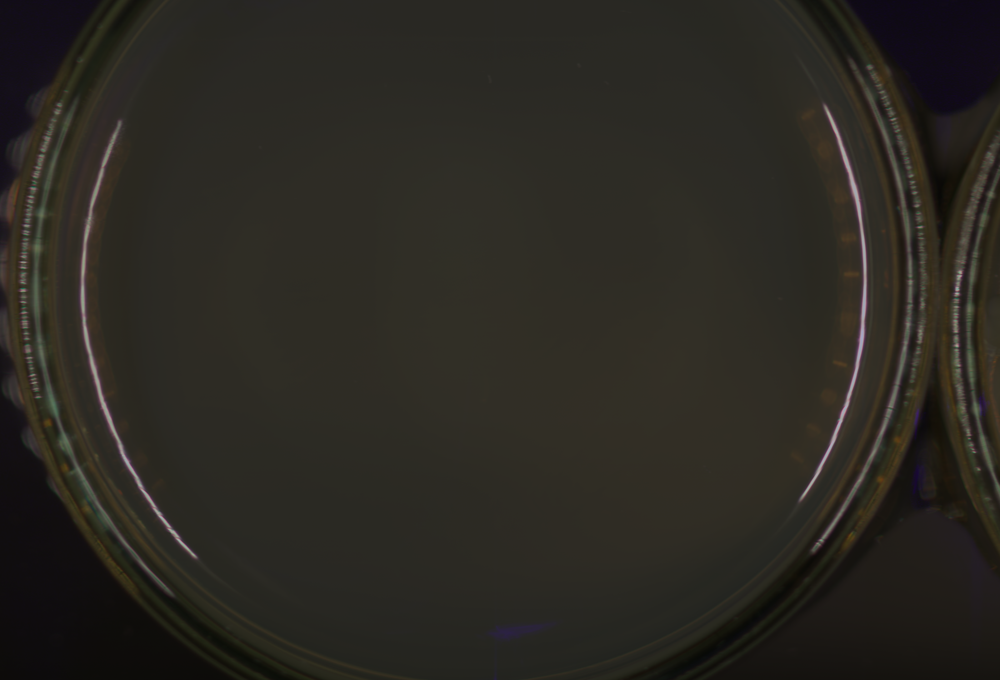
#> input picture Podatki/ris2026-krog1-ucni/1a8211e8.png, 1000 x 680 px, shrunk from 1800 x 1224 before the run
$ python img_proccessing.py   (older library calls are emulated)
#> lines starting #> are read from the running program, lines starting #| are printed output that depends on the picture; after the words box and inside, x2 and y2 are one past the last pixel; in counts of white or black regions, pixels touching at a corner belong together
import numpy as np
import os
from PIL import Image
import csv
import cv2
import matplotlib.pyplot as plt

bacterias = ["AO", "Ecoli", "Efae", "Kaer", "Kpne", "Paer", "Saur", "Sepi", "Spyo"]
png_name = "1a8211e8.png"
png_name2 = "1ee5693e.png"
def png_path(png_name): return os.getcwd() + "/Podatki/ris2026-krog1-ucni/" + png_name

matrix_dim = np.array(Image.open(png_path(png_name))).shape
#> matrix_dim = (680, 1000, 3)

# Loči sliko in vrsto bakterije iz ucni_set.csv in vrne seznam slik, ki pripadejo določeni bakteriji.
def separate():
    with open(os.getcwd() + "/Podatki/ucni_set.csv", "r") as f:
        csv_read = csv.reader(f)
        csv_list = list(csv_read)
    sep = {}
    for pic, virus in csv_list:
        if virus not in sep:
            sep[virus] = []
        sep[virus].append(pic)
    return sep

# Vrne povprečje vseh slik, ki pripada bakteriji "kind".
def avg_bacteria(kind):
    bacteria = separate()[kind]
    bacteria_img = np.zeros(shape=matrix_dim)

    for v in bacteria:
        img = Image.open(png_path(v))
        img_array = (1/255)*np.array(img) # normalize for stability
        bacteria_img = bacteria_img + img_array

    return (1/len(bacteria)) * bacteria_img


def norm(A, B):
    return np.linalg.norm(A - B)

def classify(image):
    image_matrix = (1/255)*np.array(Image.open(png_path(image)))
    averages = {kind : norm(avg_bacteria(kind), image_matrix) for kind in bacterias}
    return min(averages, key=averages.get)

#print(classify(png_name2))

def find_border(image, threshold = 30):
#> called with image = 'Podatki/ris2026-krog1-ucni/1ee5693e.png', threshold = 10
    img = cv2.imread(str(image))
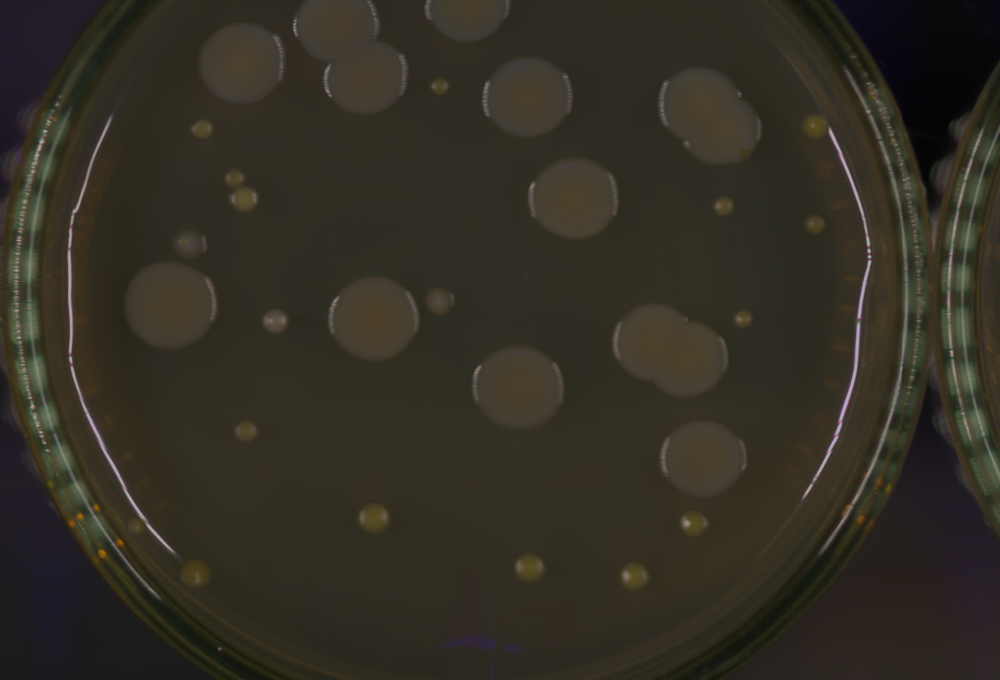
#> input picture Podatki/ris2026-krog1-ucni/1ee5693e.png, 1000 x 680 px, shrunk from 1800 x 1224 before the run
#> img is the input picture: shape (680, 1000, 3); mean B, G, R 36.3, 46.3, 50.4
    if img is None:
        raise ValueError(f"Could not load image: {image}")

    # Namesto 3D matrike je 2D matrika
    gray = cv2.cvtColor(img, cv2.COLOR_BGR2GRAY)
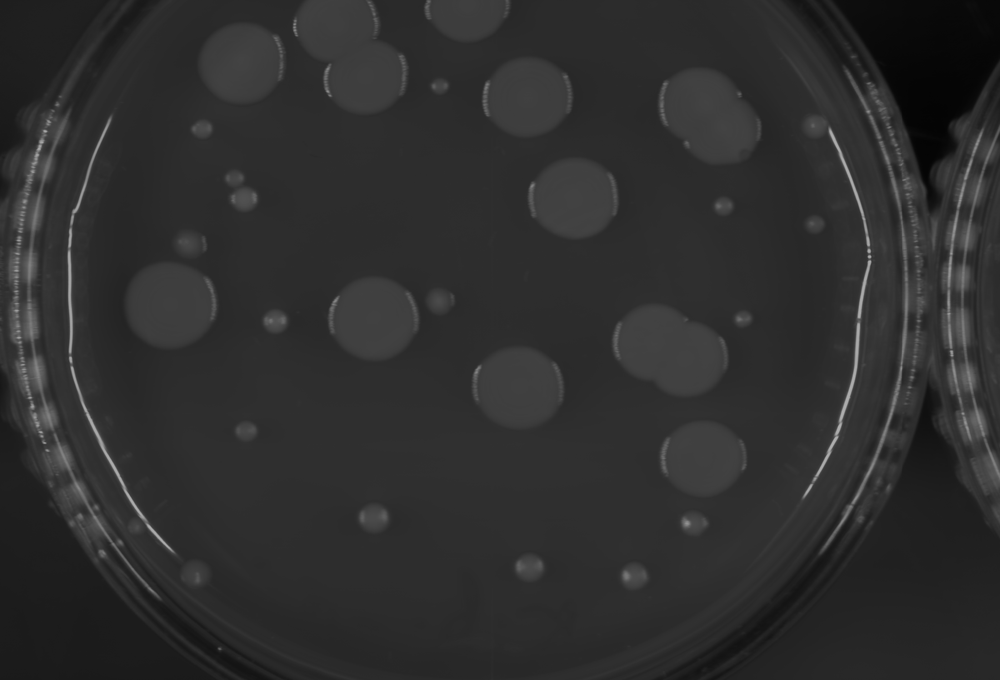
#> gray: shape (680, 1000); min 4, max 177, mean 46.4

    # Izračunamo gradiente/odvode v x in y smeri s pomočjo operatorja Soboljeva
    grad_x = cv2.Sobel(gray, cv2.CV_64F, 1, 0, ksize=3)
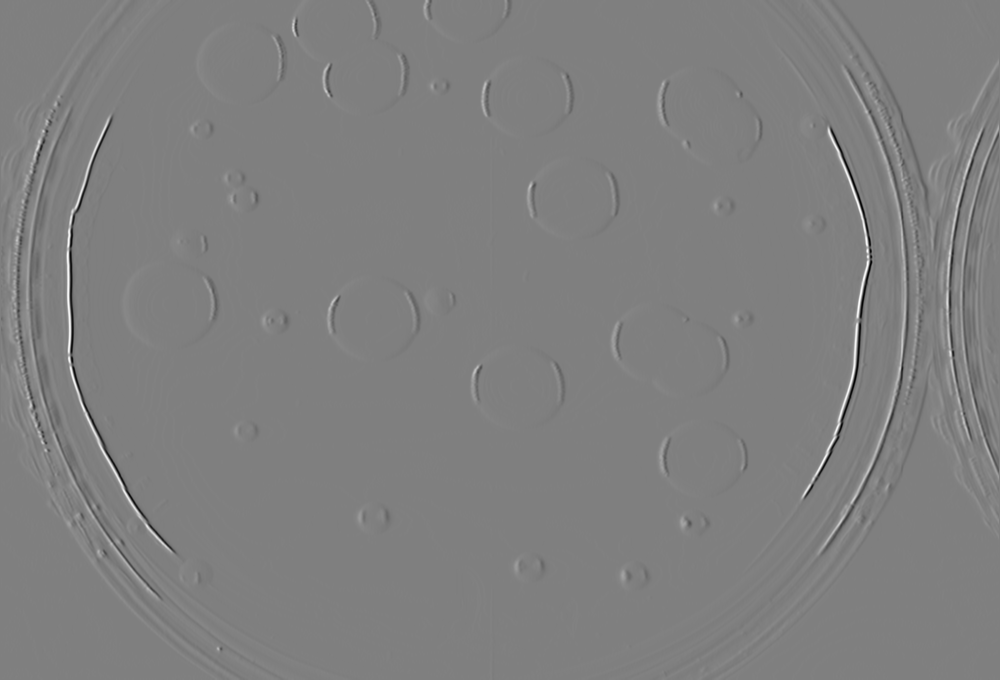
#> grad_x: shape (680, 1000) float64; min -448, max 445, mean 0.1; drawn with min black and max white
    grad_y = cv2.Sobel(gray, cv2.CV_64F, 0, 1, ksize=3)
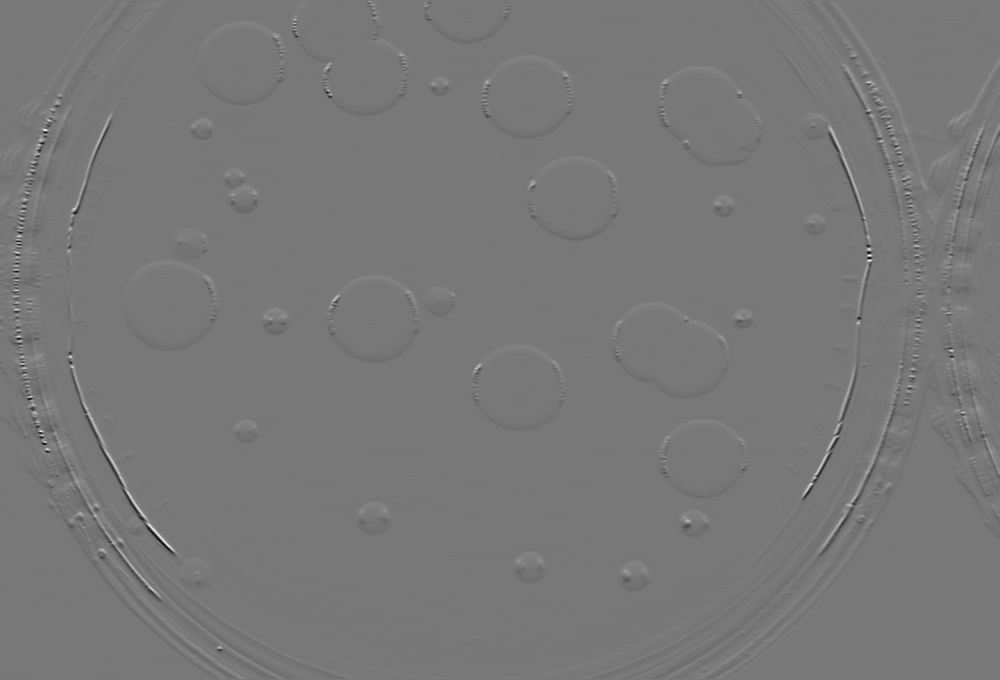
#> grad_y: shape (680, 1000) float64; min -324, max 362, mean 0; drawn with min black and max white

    gradient_magnitude = np.sqrt(grad_x**2 + grad_y**2)
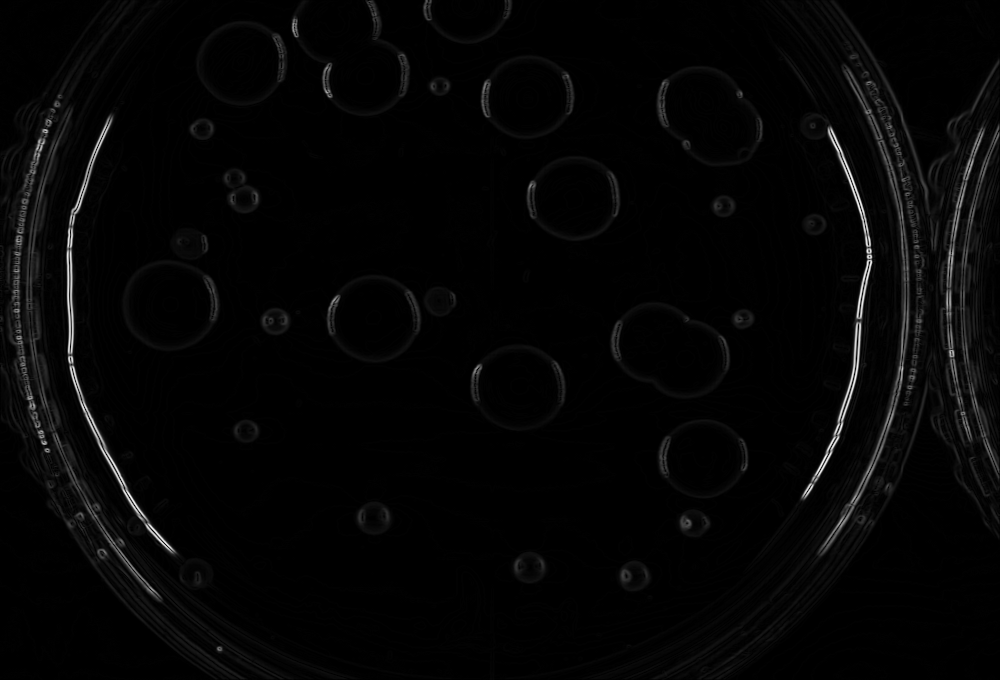
#> gradient_magnitude: shape (680, 1000) float64; min 0, max 475.4, mean 10.1; drawn with min black and max white

    # Normaliziramo
    grad_norm = cv2.normalize(gradient_magnitude, None, 0, 255, cv2.NORM_MINMAX).astype(np.uint8)

    # Threshold
    _, border_mask = cv2.threshold(grad_norm, threshold, 255, cv2.THRESH_BINARY)
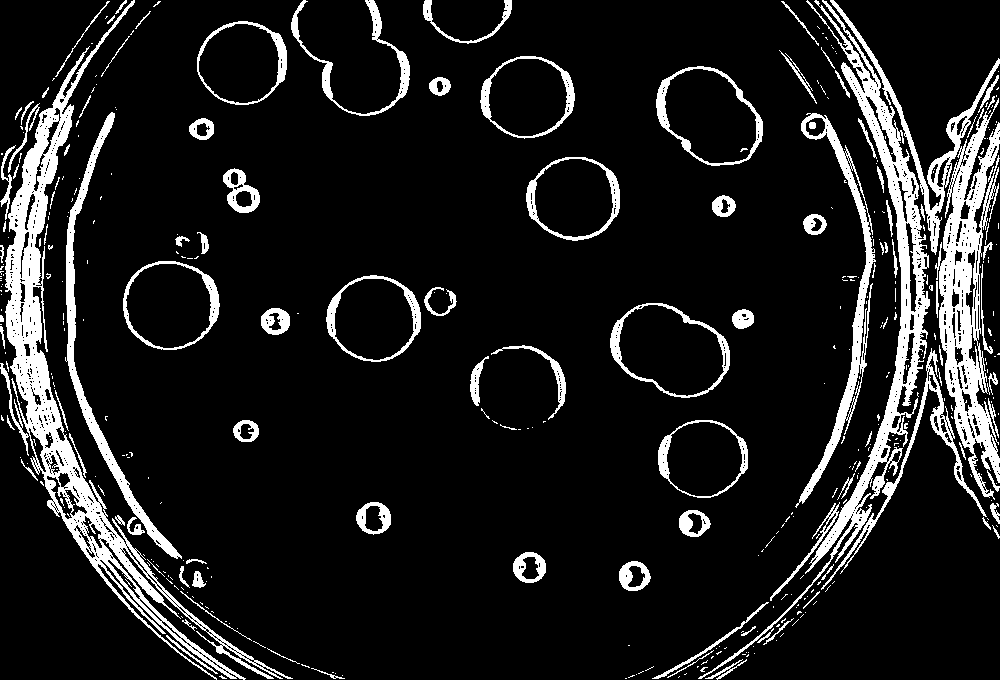
#> border_mask: shape (680, 1000); 11.5% white; 421 white regions (313 under 20 px), largest, box (x1, y1, x2, y2) and area: (0, 0, 293, 680) 18465, (830, 0, 1000, 500) 13073, (698, 0, 930, 679) 11328

    return border_mask

mask = find_border(png_path(png_name2), 10)
plt.imshow(mask, cmap='gray')
plt.title("Border Mask: White=255 (border), Black=0 (background)")
plt.show()

np.set_printoptions(threshold=np.inf)
#print(mask)
